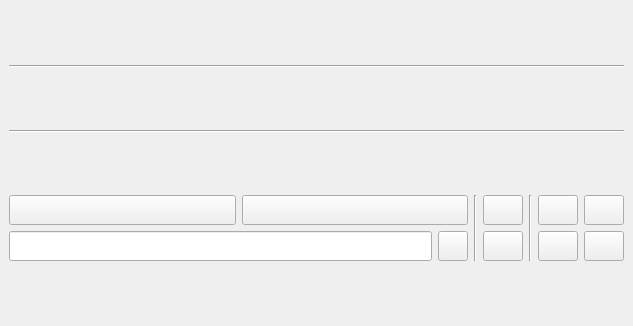
<?xml version="1.0" encoding="UTF-8"?>
<ui version="4.0">
 <class>MainWindow</class>
 <widget class="QMainWindow" name="MainWindow">
  <property name="geometry">
   <rect>
    <x>0</x>
    <y>0</y>
    <width>633</width>
    <height>326</height>
   </rect>
  </property>
  <property name="windowTitle">
   <string>MainWindow</string>
  </property>
  <widget class="QWidget" name="centralwidget">
   <layout class="QVBoxLayout" name="verticalLayout_7">
    <item>
     <layout class="QHBoxLayout" name="horizontalLayout_7">
      <item>
       <layout class="QHBoxLayout" name="horizontalLayout_6"/>
      </item>
      <item>
       <layout class="QVBoxLayout" name="verticalLayout_5">
        <item>
         <layout class="QHBoxLayout" name="up_clear"/>
        </item>
        <item>
         <layout class="QGridLayout" name="up_grid"/>
        </item>
       </layout>
      </item>
     </layout>
    </item>
    <item>
     <widget class="Line" name="grid_sep">
      <property name="orientation">
       <enum>Qt::Horizontal</enum>
      </property>
     </widget>
    </item>
    <item>
     <layout class="QHBoxLayout" name="horizontalLayout_9">
      <item>
       <layout class="QHBoxLayout" name="horizontalLayout_8"/>
      </item>
      <item>
       <layout class="QVBoxLayout" name="verticalLayout_6">
        <item>
         <layout class="QGridLayout" name="down_grid"/>
        </item>
        <item>
         <layout class="QHBoxLayout" name="down_clear"/>
        </item>
       </layout>
      </item>
     </layout>
    </item>
    <item>
     <widget class="Line" name="line_3">
      <property name="orientation">
       <enum>Qt::Horizontal</enum>
      </property>
     </widget>
    </item>
    <item>
     <layout class="QHBoxLayout" name="horizontalLayout_5">
      <item>
       <layout class="QHBoxLayout" name="horizontalLayout_4">
        <item>
         <layout class="QVBoxLayout" name="verticalLayout">
          <item>
           <layout class="QHBoxLayout" name="horizontalLayout_2">
            <item>
             <widget class="QPushButton" name="save_btn">
              <property name="minimumSize">
               <size>
                <width>0</width>
                <height>30</height>
               </size>
              </property>
              <property name="maximumSize">
               <size>
                <width>16777215</width>
                <height>30</height>
               </size>
              </property>
              <property name="text">
               <string/>
              </property>
             </widget>
            </item>
            <item>
             <widget class="QPushButton" name="load_btn">
              <property name="minimumSize">
               <size>
                <width>0</width>
                <height>30</height>
               </size>
              </property>
              <property name="maximumSize">
               <size>
                <width>16777215</width>
                <height>30</height>
               </size>
              </property>
              <property name="text">
               <string/>
              </property>
             </widget>
            </item>
           </layout>
          </item>
          <item>
           <layout class="QHBoxLayout" name="horizontalLayout">
            <item>
             <widget class="QLineEdit" name="lineEdit">
              <property name="minimumSize">
               <size>
                <width>0</width>
                <height>30</height>
               </size>
              </property>
              <property name="maximumSize">
               <size>
                <width>16777215</width>
                <height>30</height>
               </size>
              </property>
             </widget>
            </item>
            <item>
             <widget class="QPushButton" name="set_file_name_btn">
              <property name="minimumSize">
               <size>
                <width>30</width>
                <height>30</height>
               </size>
              </property>
              <property name="maximumSize">
               <size>
                <width>30</width>
                <height>30</height>
               </size>
              </property>
              <property name="text">
               <string/>
              </property>
             </widget>
            </item>
           </layout>
          </item>
         </layout>
        </item>
        <item>
         <widget class="Line" name="line">
          <property name="orientation">
           <enum>Qt::Vertical</enum>
          </property>
         </widget>
        </item>
        <item>
         <layout class="QVBoxLayout" name="verticalLayout_3">
          <item>
           <widget class="QPushButton" name="clear_btn">
            <property name="minimumSize">
             <size>
              <width>0</width>
              <height>30</height>
             </size>
            </property>
            <property name="maximumSize">
             <size>
              <width>16777215</width>
              <height>30</height>
             </size>
            </property>
            <property name="text">
             <string/>
            </property>
           </widget>
          </item>
          <item>
           <widget class="QPushButton" name="fill_btn">
            <property name="minimumSize">
             <size>
              <width>0</width>
              <height>30</height>
             </size>
            </property>
            <property name="maximumSize">
             <size>
              <width>16777215</width>
              <height>30</height>
             </size>
            </property>
            <property name="text">
             <string/>
            </property>
           </widget>
          </item>
         </layout>
        </item>
        <item>
         <widget class="Line" name="line_4">
          <property name="orientation">
           <enum>Qt::Vertical</enum>
          </property>
         </widget>
        </item>
       </layout>
      </item>
      <item>
       <layout class="QVBoxLayout" name="verticalLayout_2">
        <item>
         <layout class="QHBoxLayout" name="horizontalLayout_3">
          <item>
           <widget class="QPushButton" name="copy_btn">
            <property name="minimumSize">
             <size>
              <width>0</width>
              <height>30</height>
             </size>
            </property>
            <property name="maximumSize">
             <size>
              <width>16777215</width>
              <height>30</height>
             </size>
            </property>
            <property name="text">
             <string/>
            </property>
           </widget>
          </item>
          <item>
           <widget class="QPushButton" name="lang_btn">
            <property name="minimumSize">
             <size>
              <width>0</width>
              <height>30</height>
             </size>
            </property>
            <property name="maximumSize">
             <size>
              <width>16777215</width>
              <height>30</height>
             </size>
            </property>
            <property name="text">
             <string/>
            </property>
           </widget>
          </item>
         </layout>
        </item>
        <item>
         <layout class="QHBoxLayout" name="horizontalLayout_10">
          <item>
           <widget class="QPushButton" name="about_btn">
            <property name="maximumSize">
             <size>
              <width>16777215</width>
              <height>30</height>
             </size>
            </property>
            <property name="text">
             <string/>
            </property>
           </widget>
          </item>
          <item>
           <widget class="QPushButton" name="exit_btn">
            <property name="minimumSize">
             <size>
              <width>0</width>
              <height>30</height>
             </size>
            </property>
            <property name="maximumSize">
             <size>
              <width>16777215</width>
              <height>30</height>
             </size>
            </property>
            <property name="text">
             <string/>
            </property>
           </widget>
          </item>
         </layout>
        </item>
       </layout>
      </item>
     </layout>
    </item>
   </layout>
  </widget>
 </widget>
 <resources/>
 <connections/>
</ui>
